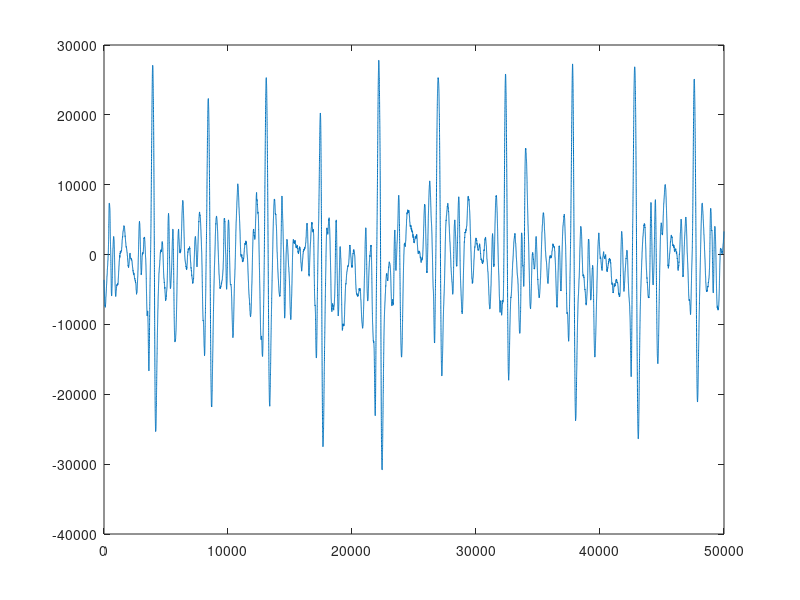

Recreate this plot in MATLAB.
function detectar_picos
clear all, close all, clc
load('b002m.mat');
figure ();
plot (val);
%hold on
%[peak_value, peak_location] = findpeaks(val);
%plot (peak_location, peak_value, 'c')
%[peak_value, peak_location] = findpeaks(val,'sortstr','ascend');
end